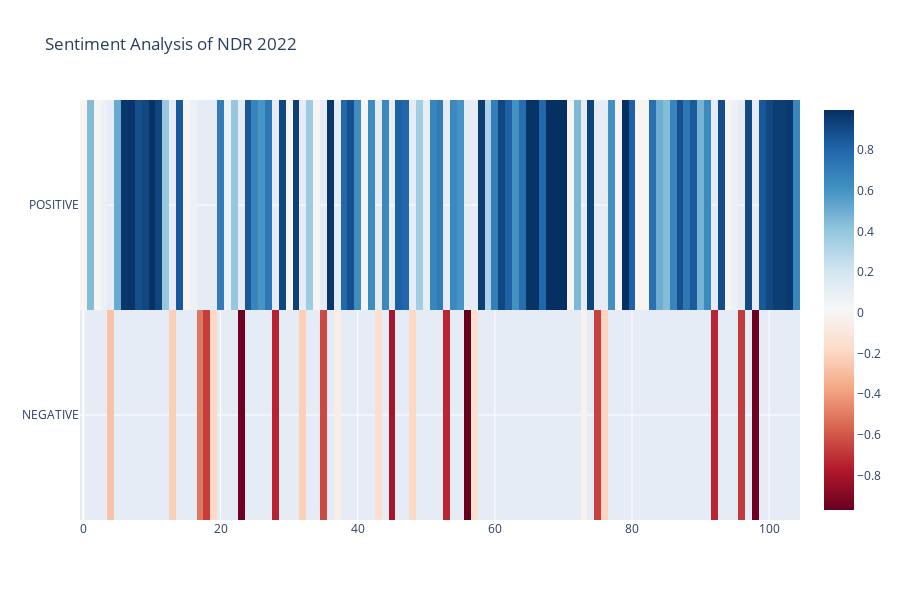

This figure's notebook cell:
### Code cell
fig = go.Figure(
    data=go.Heatmap(
        z=df_v['VADER_Score'],
        x=df_v.index,
        y=df_v["VADER_Label"],
        colorscale=px.colors.sequential.RdBu,
    )
)

fig.update_layout(
    title=go.layout.Title(
        text="Sentiment Analysis of NDR 2022"
    ),
    autosize=False,
    width=900,
    height=600,
)

fig.update_layout(yaxis_autorange = "reversed")

fig.show()

### Figure 1 — Plotly figure (JSON) as saved in the notebook; plotly's stock layout.template omitted (floating-point values rounded to 4 significant figures)
{"data": [{"colorscale": [[0, "rgb(103,0,31)"], [0.1, "rgb(178,24,43)"], [0.2, "rgb(214,96,77)"], [0.3, "rgb(244,165,130)"], [0.4, "rgb(253,219,199)"], [0.5, "rgb(247,247,247)"], [0.6, "rgb(209,229,240)"], [0.7, "rgb(146,197,222)"], [0.8, "rgb(67,147,195)"], [0.9, "rgb(33,102,172)"], [1, "rgb(5,48,97)"]], "type": "heatmap", "x": [0, 1, 2, 3, 4, 5, 6, 7, 8, 9, 10, 11, 12, 13, 14, 15, 16, 17, 18, 19, 20, 21, 22, 23, 24, 25, 26, 27, 28, 29, 30, 31, 32, 33, 34, 35, 36, 37, 38, 39, 40, 41, 42, 43, 44, 45, 46, 47, 48, 49, 50, 51, 52, 53, 54, 55, 56, 57, 58, 59, 60, 61, 62, 63, 64, 65, 66, 67, 68, 69, 70, 71, 72, 73, 74, 75, 76, 77, 78, 79, 80, 81, 82, 83, 84, 85, 86, 87, 88, 89, 90, 91, 92, 93, 94, 95, 96, 97, 98, 99, 100, 101, 102, 103, 104], "y": ["POSITIVE", "POSITIVE", "POSITIVE", "POSITIVE", "NEGATIVE", "POSITIVE", "POSITIVE", "POSITIVE", "POSITIVE", "POSITIVE", "POSITIVE", "POSITIVE", "POSITIVE", "NEGATIVE", "POSITIVE", "POSITIVE", "POSITIVE", "NEGATIVE", "NEGATIVE", "NEGATIVE", "POSITIVE", "POSITIVE", "POSITIVE", "NEGATIVE", "POSITIVE", "POSITIVE", "POSITIVE", "POSITIVE", "NEGATIVE", "POSITIVE", "POSITIVE", "POSITIVE", "NEGATIVE", "POSITIVE", "POSITIVE", "NEGATIVE", "POSITIVE", "NEGATIVE", "POSITIVE", "POSITIVE", "POSITIVE", "POSITIVE", "POSITIVE", "NEGATIVE", "POSITIVE", "NEGATIVE", "POSITIVE", "POSITIVE", "NEGATIVE", "POSITIVE", "POSITIVE", "POSITIVE", "POSITIVE", "NEGATIVE", "POSITIVE", "POSITIVE", "NEGATIVE", "NEGATIVE", "POSITIVE", "POSITIVE", "POSITIVE", "POSITIVE", "POSITIVE", "POSITIVE", "POSITIVE", "POSITIVE", "POSITIVE", "POSITIVE", "POSITIVE", "POSITIVE", "POSITIVE", "POSITIVE", "POSITIVE", "NEGATIVE", "POSITIVE", "NEGATIVE", "NEGATIVE", "POSITIVE", "POSITIVE", "POSITIVE", "POSITIVE", "POSITIVE", "POSITIVE", "POSITIVE", "POSITIVE", "POSITIVE", "POSITIVE", "POSITIVE", "POSITIVE", "POSITIVE", "POSITIVE", "POSITIVE", "NEGATIVE", "POSITIVE", "POSITIVE", "POSITIVE", "NEGATIVE", "POSITIVE", "NEGATIVE", "POSITIVE", "POSITIVE", "POSITIVE", "POSITIVE", "POSITIVE", "POSITIVE"], "z": [0, 0.4404, 0, 0.0772, -0.2732, 0.5106, 0.9714, 0.9776, 0.8834, 0.9117, 0.9892, 0.9169, 0.3898, -0.2247, 0.8479, 0, 0.0772, -0.5095, -0.6757, -0.1901, 0.7005, 0.0772, 0.3919, -0.9531, 0.8522, 0.669, 0.5945, 0.7269, -0.7472, 0.9129, 0, 0.9383, -0.2263, 0.3716, 0, -0.6369, 0.9709, -0.0516, 0.7922, 0.8779, 0.6297, 0, 0.6315, -0.1531, 0.6517, -0.8091, 0.8225, 0.7945, -0.1862, 0.3565, 0.1027, 0.6597, 0.7079, -0.7351, 0.6486, 0.5964, -0.9707, -0.1469, 0.949, 0.3182, 0.6908, 0.9136, 0.8176, 0.6101, 0.7684, 0.9858, 0.9812, 0.7982, 0.9974, 0.993, 0.9953, 0, 0.4588, -0.0258, 0.9274, -0.6605, -0.2023, 0.6124, 0, 0.9966, 0.8176, 0, 0, 0.7579, 0.5023, 0.4404, 0.6652, 0.8793, 0.7269, 0.8402, 0.4767, 0.6486, -0.7351, 0.8915, 0, 0.0772, -0.6808, 0.9022, -0.9559, 0.8537, 0.91, 0.9499, 0.9509, 0.9657, 0.6597]}], "layout": {"autosize": false, "height": 600, "title": {"text": "Sentiment Analysis of NDR 2022"}, "width": 900, "yaxis": {"autorange": "reversed"}}}
